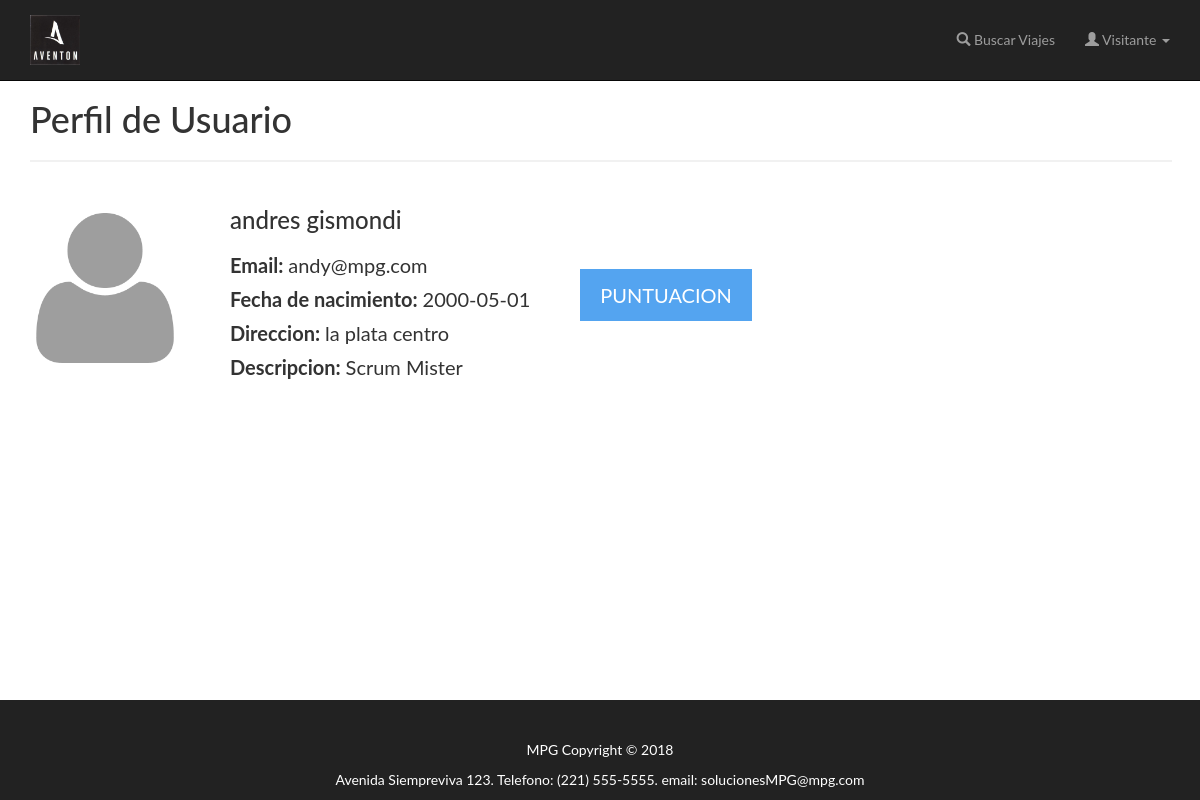
The app's page /verPerfil-api.php?idUser=1 with its own data.
### tables this page shows
CREATE TABLE IF NOT EXISTS `usuarios` (
  `idUsuario` int(11) NOT NULL AUTO_INCREMENT,
  `email` varchar(45) DEFAULT NULL,
  `password` varchar(45) DEFAULT NULL,
  `nombre` varchar(45) DEFAULT NULL,
  `apellido` varchar(45) DEFAULT NULL,
  `fechaNac` date DEFAULT NULL,
  `direccion` varchar(45) DEFAULT NULL,
  `descripcion` varchar(45) DEFAULT NULL,
  `puntuacion` int(11) NOT NULL,
  `estado` int(11) DEFAULT NULL,
  PRIMARY KEY (`idUsuario`)
);

### conexion.php (called while the page is built, shortened)
<?php
class conexion {
	function consultarABD($aConsulta){
  	$servername = "localhost";
  	$username = "root";
  	$password = "";
  	$dbname = "barudb";
  	$conn = mysqli_connect($servername, $username, $password, $dbname);
  	$result = $conn->query($aConsulta);
  	return $result;
	}
}
 ?>

### verPerfil-api.php (the view, shortened to what this page needs)
<html lang="en" dir="ltr">
<head>
   <?php include "navbar.php" ?>
   <link rel="stylesheet" href="https://maxcdn.bootstrapcdn.com/bootstrap/3.3.7/css/bootstrap.min.css">
   <link rel="stylesheet" href="./css/styleexample.css">
</head>
<?php
include "conexion.php";
$id = $_GET['idUser'];
echo "<body>";
  echo "<form >";
     echo "<div class=\"container\">";
       echo "<h1 class='margin-top-30'>Perfil de Usuario</h1>";
       echo "<hr>";
       echo "<div class=\"datos\">";
          $conn= new conexion();
          $consulta= "SELECT * FROM  usuarios WHERE idUsuario = '$id'";
          $resultado = $conn->consultarABD($consulta);
          $row = mysqli_fetch_assoc($resultado) ;
          $consulta1 = "SELECT puntuacion
                        FROM usuarios
                        WHERE usuarios.idUsuario = '$id'";
          $resultado1 = $conn->consultarABD($consulta1);
          $puntos = mysqli_fetch_assoc($resultado1);
          echo "<table>";
          echo "<tr style=\"border: none;\">";
            echo "<td>";
              echo"<img src=\"user.png\" width=\"150\" height=\"150\"/>";
            echo "</td>";
            echo "<td>";
            echo "<ul class='perfil' style=\"border: none;width:100%;list-style:none\">";
              echo "<li><b><h3> ".$row["nombre"]." ".$row["apellido"]."<h3></b></li>";
              echo "<li><b>Email: </b>".$row["email"]."</li>";
              echo "<li><b>Fecha de nacimiento: </b>".$row["fechaNac"]."</li>";
              echo "<li><b>Direccion: </b>".$row["direccion"]."</li>";
              echo "<li><b>Descripcion: </b>".$row["descripcion"]."</li>";
            echo "</ul>";
            echo "</td>";
            echo "<td>";
              echo "<ul style=\"border: none;width:100%;list-style:none\">";
              echo "<li style=\"color: white;\">-</li>";
              echo "<li><button type=\"button\" onclick=\"puntuacionUsuario(".$puntos['puntuacion'].")\"style=\"border: none; background-color: #429BEF; opacity: 0.9;color: white;padding: 14px 20px;\">PUNTUACION</button></li>";
              echo "</ul>";
            echo "</td>";
          echo "</tr>";
          echo "</table>";
          echo "<br>";
       ?>
       </div>
      </div>
    </form>
    <?php echo imprimir_footer(); ?>
  </body>
  </html>

### css/styleexample.css (style rules this page uses)
html { position: relative; min-height: 100%; }
body { font-family: "Lato"; padding-top: 70px; margin: 0 auto 150px; }
.perfil li { margin: 10px; font-size: 20px; }
tbody tr { font-size: 20px; }
.margin-top-30 { margin-top: 30px; }
hr { border: 1px solid #f1f1f1; margin-bottom: 25px; width: 100%; }

### records on screen
usuarios: nombre "andres", apellido "gismondi", email "andy@mpg.com", fechaNac "2000-05-01", direccion "la plata centro", descripcion "Scrum Mister"
